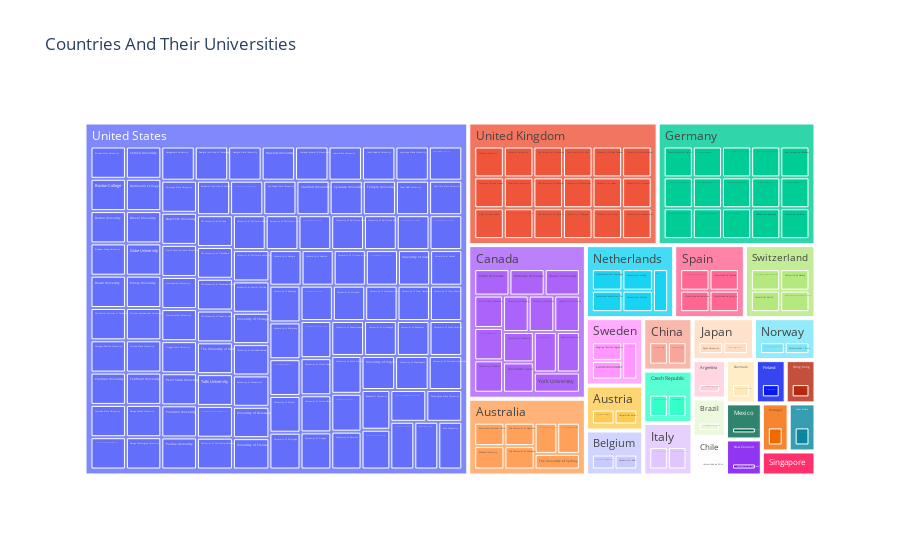

Notebook code for this chart:
### Code cell
fig3 = px.treemap(data, path=['COUNTRY', 'UNIVERSITY'],title='Countries And Their Universities' )
fig3

### Figure 1 — Plotly figure (JSON) as saved in the notebook; plotly's stock layout.template omitted (floating-point values rounded to 4 significant figures; data arrays with more than 128 entries replaced by an {"elided": "..."} marker saying what was removed)
{"data": [{"branchvalues": "total", "domain": {"x": [0, 1], "y": [0, 1]}, "hovertemplate": "labels=%{label}<br>count=%{value}<br>parent=%{parent}<br>id=%{id}<extra></extra>", "ids": {"elided": "227 str values"}, "labels": {"elided": "227 str values"}, "name": "", "parents": {"elided": "227 str values"}, "type": "treemap", "values": {"elided": "227 int values"}}], "layout": {"legend": {"tracegroupgap": 0}, "title": {"text": "Countries And Their Universities"}}}
